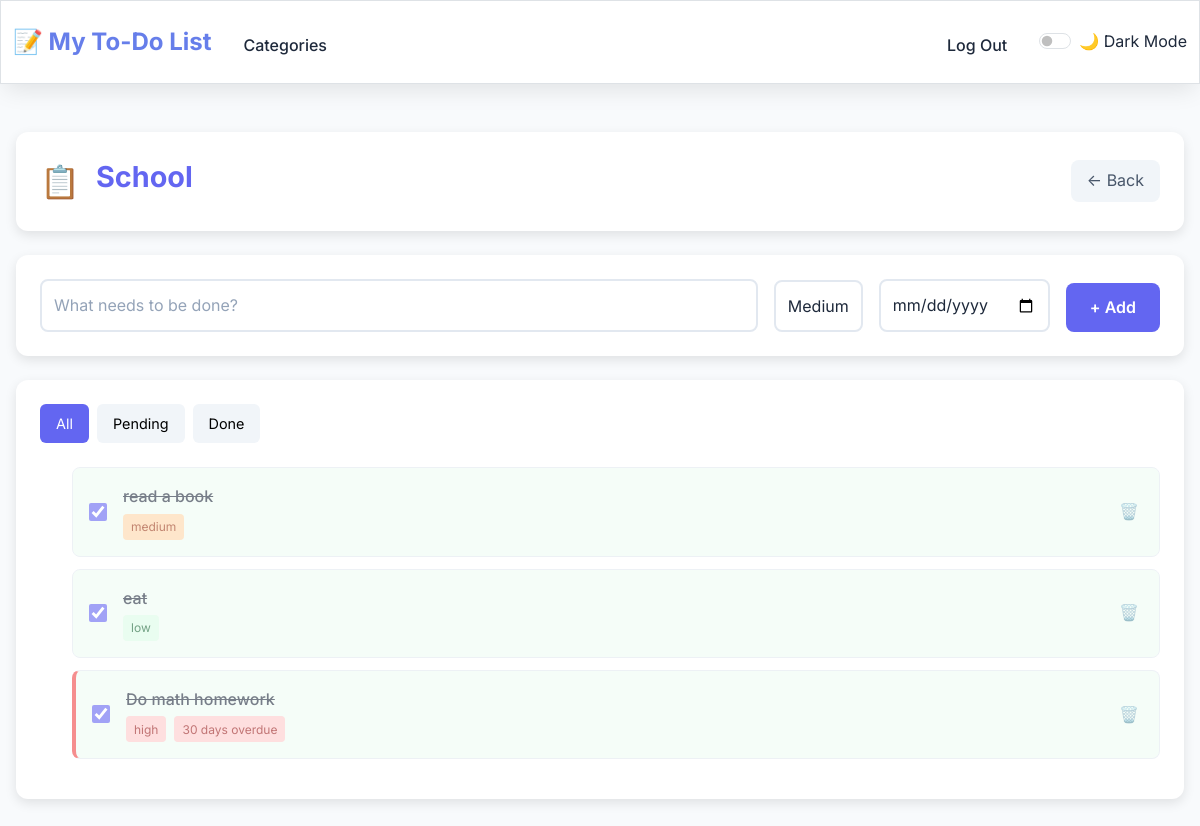
Screenshot of /category/10 (signed in) with the database file from the repository.
### tables this page shows
CREATE TABLE categories (
    id INTEGER PRIMARY KEY AUTOINCREMENT,
    user_id INTEGER NOT NULL,
    name TEXT NOT NULL,
    color TEXT DEFAULT '#667eea',
    icon TEXT DEFAULT '📋',
    created_at DATETIME DEFAULT CURRENT_TIMESTAMP, status TEXT NOT NULL DEFAULT 'Not started',
    FOREIGN KEY (user_id) REFERENCES users (id),
    UNIQUE(user_id, name)
);

CREATE TABLE tasks (
    id INTEGER PRIMARY KEY AUTOINCREMENT,
    user_id INTEGER NOT NULL,
    category_id INTEGER NOT NULL,
    description TEXT NOT NULL,
    completed INTEGER DEFAULT 0,
    priority TEXT DEFAULT 'medium' CHECK (priority IN ('low', 'medium', 'high')),
    due_date DATE,
    created_at DATETIME DEFAULT CURRENT_TIMESTAMP,
    completed_at DATETIME,
    FOREIGN KEY (user_id) REFERENCES users (id),
    FOREIGN KEY (category_id) REFERENCES categories (id) ON DELETE CASCADE
);

### app.py (the view)
@app.route("/category/<int:category_id>", methods=["GET"])
@login_required
def category_tasks(category_id):
    tasks = db.execute("""
        SELECT id, description, completed, priority, due_date, created_at
        FROM tasks
        WHERE user_id = ? AND category_id = ?
        ORDER BY
            CASE WHEN due_date IS NOT NULL THEN 0 ELSE 1 END,
            due_date ASC,
            priority DESC,
            created_at DESC
    """, session["user_id"], category_id)
    category = db.execute("SELECT name, color, icon FROM categories WHERE id = ? AND user_id = ?",
                         category_id, session["user_id"])
    if not category:
        return apology("Category not found", 404)
    for task in tasks:
        if task['due_date']:
            due_date = datetime.strptime(task['due_date'], '%Y-%m-%d').date()
            today = date.today()
            days_diff = (due_date - today).days
            if days_diff < 0:
                task['due_status'] = 'overdue'
                task['due_text'] = f"{abs(days_diff)} days overdue"
            elif days_diff == 0:
                task['due_status'] = 'today'
                task['due_text'] = 'Due today'
            elif days_diff == 1:
                task['due_status'] = 'tomorrow'
                task['due_text'] = 'Due tomorrow'
            else:
                task['due_status'] = 'upcoming'
                task['due_text'] = f"Due in {days_diff} days"
        else:
            task['due_status'] = 'none'
            task['due_text'] = ''
    return render_template("task.html",
                         tasks=tasks,
                         category=category[0],
                         category_id=category_id)

### app.py (called while the page is built)
@app.after_request
def after_request(response):
    response.headers["Cache-Control"] = "no-cache, no-store, must-revalidate"
    response.headers["Expires"] = 0
    response.headers["Pragma"] = "no-cache"
    return response

### helpers.py (called while the page is built)
def login_required(f):
    @wraps(f)
    def decorated_function(*args, **kwargs):
        if session.get("user_id") is None:
            return redirect("/login")
        return f(*args, **kwargs)
    return decorated_function

### templates/task.html (shortened to what this page needs)
{% extends "layout.html" %}
{% block body %}
<div class="header">
    <div class="category-info">
        <span class="category-icon">{{ category.icon or '📋' }}</span>
        <h1 class="category-name">{{ category.name }}</h1>
    </div>
    <a href="/" class="back-btn">← Back</a>
</div>
<div class="add-task-section">
    <form id="task-form" class="task-form">
        <input type="text" name="task_name" id="task_name" class="form-input" placeholder="What needs to be done?" required>
        <select name="priority" class="form-select">
            <option value="medium" selected>Medium</option>
        </select>
        <input type="date" name="due_date" class="form-input">
        <button type="submit" class="add-btn">+ Add</button>
    </form>
</div>
<div class="tasks-section">
    <div class="filter-tabs">
        <button class="filter-tab active" data-filter="all">All</button>
        <button class="filter-tab" data-filter="pending">Pending</button>
        <button class="filter-tab" data-filter="completed">Done</button>
    </div>
    <ul id="task-list" class="task-list">
        {% for task in tasks %}
        <li class="task-item {{ 'completed' if task.completed }} {{ task.due_status or '' }}" data-task-id="{{ task.id }}">
            <input type="checkbox" class="task-checkbox" {{ 'checked' if task.completed }}>
            <div class="task-info">
                <div class="task-description">{{ task.description }}</div>
                <div class="task-meta">
                    <span class="priority-{{ task.priority or 'medium' }}">{{ task.priority or 'medium' }}</span>
                    {% if task.due_text %}
                    <span class="due-{{ task.due_status }}">{{ task.due_text }}</span>
                    {% endif %}
                </div>
            </div>
            <button class="delete-task-btn" onclick="deleteTask({{ task.id }})">🗑️</button>
        </li>
        {% endfor %}
    </ul>
</div>
{% endblock %}

### static/styles.css (style rules this page uses)
:root { --primary: #667eea; --primary-dark: #5a6fd8; --secondary: #764ba2; --success: #10b981; --warning: #f59e0b; --danger: #ef4444; --info: #3b82f6; --bg-primary: #f8fafc; --bg-secondary: #ffffff; --bg-tertiary: #f1f5f9; --text-primary: #1e293b; --text-secondary: #64748b; --text-muted: #94a3b8; --border: #e2e8f0; --border-focus: #cbd5e1; --shadow: 0 10px 25px -5px rgba(0, 0, 0, 0.1); --shadow-lg: 0 20px 40px -12px rgba(0, 0, 0, 0.15); --shadow-xl: 0 25px 50px -12px rgba(0, 0, 0, 0.25); --transition: all 0.2s cubic-bezier(0.4, 0, 0.2, 1); --transition-slow: all 0.3s cubic-bezier(0.4, 0, 0.2, 1); }
* { margin: 0; padding: 0; box-sizing: border-box; }
body { font-family: 'Inter', -apple-system, BlinkMacSystemFont, 'Segoe UI', Roboto, sans-serif; background: var(--bg-primary); color: var(--text-primary); line-height: 1.6; transition: var(--transition); min-height: 100vh; }
h1, h2, h3, h4, h5, h6 { font-weight: 600; line-height: 1.2; margin-bottom: 0.5rem; }
h1 { font-size: 2.5rem; }
form .btn, form button, form input[type="submit"] { margin: 0 auto; display: flex !important; justify-content: center; }
.form-input, .form-select, .form-textarea { width: 100%; padding: 0.75rem 1rem; border: 2px solid var(--border); border-radius: 12px; font-size: 1rem; background: var(--bg-secondary); color: var(--text-primary); transition: var(--transition); }
.form-input::placeholder { color: var(--text-muted); }

### rows the page displays
categories: icon "📋", name "School"
tasks: description "read a book", priority "medium"
tasks: description "eat", priority "low"
tasks: description "Do math homework", priority "high", due_text "30 days overdue"
